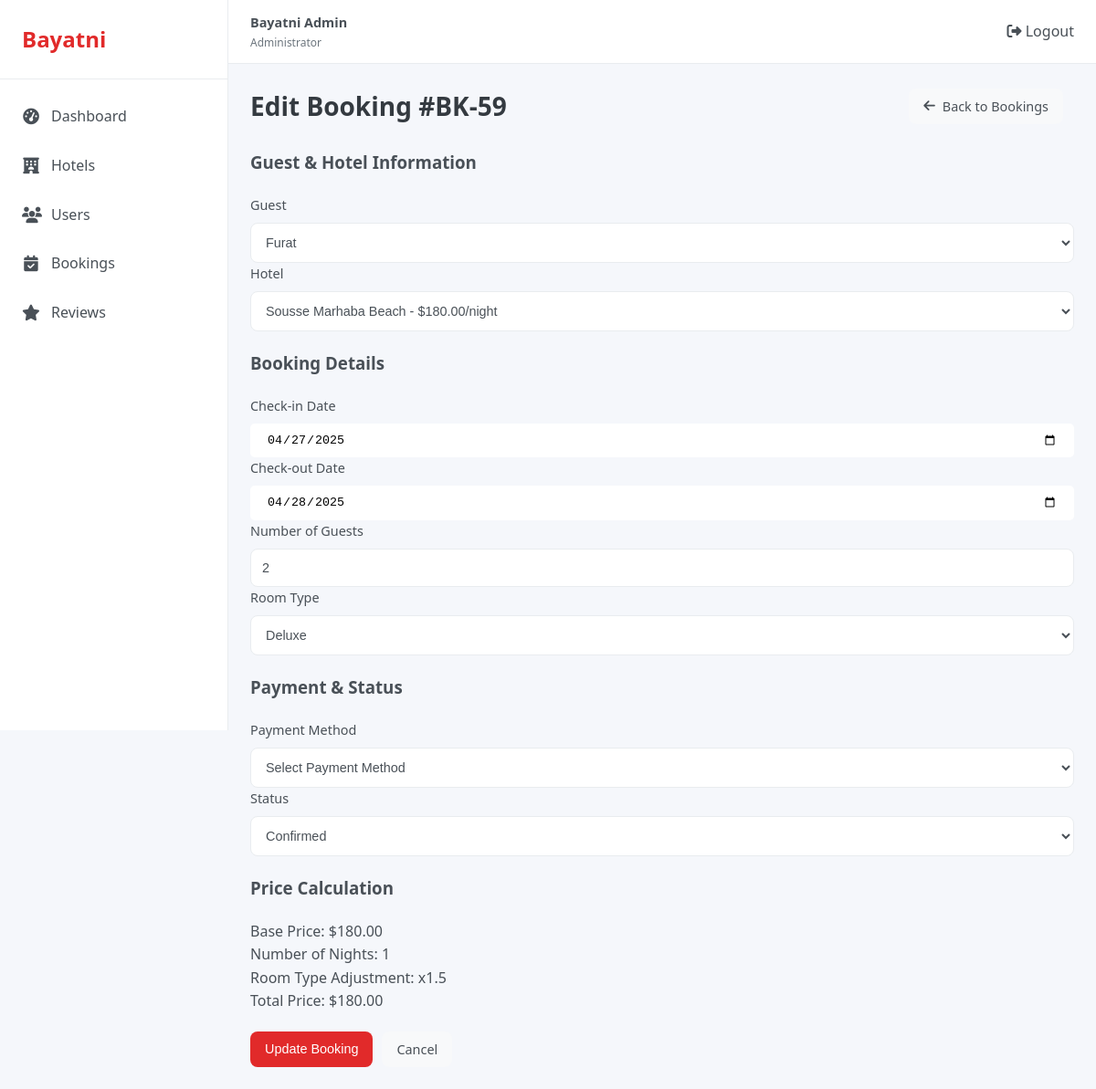
/admin/app/controllers/bookings/booking_edit.php?id=59 (signed in), run on the app's committed database.
### tables this page shows
CREATE TABLE `bookings` (
  `id` int(11) NOT NULL,
  `user_id` int(11) NOT NULL,
  `hotel_id` int(11) NOT NULL,
  `check_in` date NOT NULL,
  `check_out` date NOT NULL,
  `guests` int(2) NOT NULL,
  `room_type` varchar(30) NOT NULL,
  `total_price` decimal(10,2) NOT NULL,
  `booking_date` timestamp NOT NULL DEFAULT current_timestamp(),
  `status` enum('confirmed','pending','cancelled','completed','no_show') NOT NULL DEFAULT 'confirmed',
  `completed_at` timestamp NULL DEFAULT NULL
);

CREATE TABLE `users` (
  `id` int(11) NOT NULL,
  `firstname` varchar(30) NOT NULL,
  `lastname` varchar(30) NOT NULL,
  `fullname` varchar(100) NOT NULL,
  `birthday` date NOT NULL,
  `email` varchar(100) NOT NULL,
  `status` enum('active','suspended') NOT NULL,
  `password` varchar(255) NOT NULL,
  `card_number` varchar(16) NOT NULL,
  `card_name` varchar(100) NOT NULL,
  `card_expire` varchar(5) NOT NULL,
  `card_cvc` varchar(4) NOT NULL,
  `created_at` timestamp NOT NULL DEFAULT current_timestamp(),
  `reset_token` varchar(64) NOT NULL,
  `token_expire` datetime NOT NULL
);

CREATE TABLE `hotels` (
  `id` int(11) NOT NULL,
  `title` varchar(100) NOT NULL,
  `location` varchar(100) NOT NULL,
  `price` decimal(10,2) NOT NULL,
  `rating` int(1) NOT NULL,
  `reviews_count` int(11) NOT NULL DEFAULT 0,
  `region` enum('tunis','hammamet','sousse','djerba','tabarka') NOT NULL,
  `image_url` varchar(255) NOT NULL,
  `features` varchar(255) DEFAULT NULL,
  `created_at` timestamp NOT NULL DEFAULT current_timestamp()
);

### admin/app/controllers/Bookings/booking_edit.php (the view, shortened to what this page needs)
<?php
require_once __DIR__ .'/../../../config/config.php';
$id = intval($_GET['id']);
$query = "SELECT b.*, u.fullname as guest_name, h.title as hotel_name, h.price as hotel_price
          FROM bookings b
          JOIN users u ON b.user_id = u.id
          JOIN hotels h ON b.hotel_id = h.id
          WHERE b.id = ?";
$stmt = $conn->prepare($query);
$stmt->bind_param("i", $id);
$stmt->execute();
$result = $stmt->get_result();
$booking = $result->fetch_assoc();
$usersQuery = "SELECT id, fullname FROM users ORDER BY fullname";
$usersResult = $conn->query($usersQuery);
$users = [];
if ($usersResult) {
    while ($row = $usersResult->fetch_assoc()) {
        $users[] = $row;
    }
}
$hotelsQuery = "SELECT id, title, price FROM hotels ORDER BY title";
$hotelsResult = $conn->query($hotelsQuery);
$hotels = [];
if ($hotelsResult) {
    while ($row = $hotelsResult->fetch_assoc()) {
        $hotels[] = $row;
    }
}
?>
<!DOCTYPE html>
<html lang="en">
<head>
    <link rel="stylesheet" href="../../../public/css/styles.css">
    <link rel="stylesheet" href="https://cdnjs.cloudflare.com/ajax/libs/font-awesome/6.4.0/css/all.min.css">
</head>
<body>
    <div class="dashboard">
    <?php include __DIR__ .'/../../../includes/sidebar.php'; ?>
        <main class="main-content">
        <?php include __DIR__ .'/../../../includes/header.php'; ?>
            <div class="dashboard-content">
                <div class="page-header">
                    <h1>Edit Booking #BK-<?php echo $id; ?></h1>
                    <a href="bookings.php" class="secondary-btn">
                        <i class="fas fa-arrow-left"></i> Back to Bookings
                    </a>
                </div>
                <div class="card">
                    <div class="card-body">
                        <form action="booking_edit.php?id=<?php echo $id; ?>" method="POST" class="form">
                            <div class="form-section">
                                <h3 style="margin-bottom:20px;">Guest & Hotel Information</h3>
                                <div class="form-row">
                                    <div class="form-group col-md-6">
                                        <label for="user_id">Guest</label>
                                        <select id="user_id" name="user_id" class="form-control" required>
                                            <?php foreach ($users as $user): ?>
                                            <option value="<?php echo $user['id']; ?>" <?php echo $booking['user_id'] == $user['id'] ? 'selected' : ''; ?>>
                                                <?php echo htmlspecialchars($user['fullname']); ?>
                                            </option>
                                            <?php endforeach; ?>
                                        </select>
                                    </div>
                                    <div class="form-group col-md-6">
                                        <label for="hotel_id">Hotel</label>
                                        <select id="hotel_id" name="hotel_id" class="form-control" required>
                                            <?php foreach ($hotels as $hotel): ?>
                                            <option value="<?php echo $hotel['id']; ?>" data-price="<?php echo $hotel['price']; ?>" <?php echo $booking['hotel_id'] == $hotel['id'] ? 'selected' : ''; ?>>
                                                <?php echo htmlspecialchars($hotel['title']); ?> - $<?php echo number_format($hotel['price'], 2); ?>/night
                                            </option>
                                            <?php endforeach; ?>
                                        </select>
                                    </div>
                                </div>
                            </div>
                            <div class="form-section">
                                <h3 style="margin-top:20px; margin-bottom:20px;">Booking Details</h3>
                                <div class="form-row">
                                    <div class="form-group col-md-6">
                                        <label for="check_in">Check-in Date</label>
                                        <input type="date" id="check_in" name="check_in" class="form-control" style="padding: 10px 18px; border-radius:5px; border:2px gray;" value="<?php echo htmlspecialchars($booking['check_in']); ?>" required>
                                    </div>
                                    <div class="form-group col-md-6">
                                        <label for="check_out">Check-out Date</label>
                                        <input type="date" id="check_out" name="check_out" class="form-control" style="padding: 10px 18px; border-radius:5px; border:2px gray;" value="<?php echo htmlspecialchars($booking['check_out']); ?>" required>
                                    </div>
                                </div>
                                <div class="form-row">
                                    <div class="form-group col-md-6">
                                        <label for="guests">Number of Guests</label>
                                        <input type="number" id="guests" name="guests" class="form-control" min="1" value="<?php echo htmlspecialchars($booking['guests']); ?>" required>
                                    </div>
                                    <div class="form-group col-md-6">
                                        <label for="room_type">Room Type</label>
                                        <select id="room_type" name="room_type" class="form-control" required>
                                            <option value="deluxe" <?php echo $booking['room_type'] == 'deluxe' ? 'selected' : ''; ?>>Deluxe</option>
                                        </select>
                                    </div>
                                </div>
                            </div>
                            <div class="form-section">
                                <h3 style="margin-top:20px; margin-bottom:20px;">Payment & Status</h3>
                                <div class="form-row">
                                    <div class="form-group col-md-6">
                                        <label for="payment_method">Payment Method</label>
                                        <select id="payment_method" name="payment_method" class="form-control" required>
                                            <option value="">Select Payment Method</option>
                                        </select>
                                    </div>
                                    <div class="form-group col-md-6">
                                        <label for="status">Status</label>
                                        <select id="status" name="status" class="form-control" required>
                                            <option value="confirmed" <?php echo $booking['status'] == 'confirmed' ? 'selected' : ''; ?>>Confirmed</option>
                                        </select>
                                    </div>
                                </div>
                            </div>
                            <div class="form-section">
                                <h3 style="margin-top:20px; margin-bottom:20px;">Price Calculation</h3>
                                <div class="price-calculator">
                                    <div class="price-row">
                                        <span>Base Price:</span>
                                        <span id="base-price">$<?php echo number_format($booking['hotel_price'], 2); ?></span>
                                    </div>
                                    <div class="price-row">
                                        <span>Number of Nights:</span>
                                        <span id="nights-count"><?php
                                            $checkInDate = new DateTime($booking['check_in']);
                                            $checkOutDate = new DateTime($booking['check_out']);
                                            $interval = $checkInDate->diff($checkOutDate);
                                            echo $interval->days;
                                        ?></span>
                                    </div>
                                    <div class="price-row">
                                        <span>Room Type Adjustment:</span>
                                        <span id="room-adjustment">x<?php
                                            $multiplier = 1;
                                            switch ($booking['room_type']) {
                                                case 'deluxe': $multiplier = 1.5; break;
                                            }
                                            echo number_format($multiplier, 1);
                                        ?></span>
                                    </div>
                                    <div class="price-row total">
                                        <span>Total Price:</span>
                                        <span id="total-price">$<?php echo number_format($booking['total_price'], 2); ?></span>
                                    </div>
                                </div>
                            </div>
                            <div class="form-actions">
                                <button type="submit" class="primary-btn">Update Booking</button>
                                <a href="bookings.php" class="secondary-btn">Cancel</a>
                            </div>
                        </form>
                    </div>
                </div>
            </div>
        </main>
    </div>
</body>
</html>

### admin/public/css/styles.css (style rules this page uses)
:root { --primary-color: #e12a2a; --primary-light: #eef2ff; --secondary-color: #6c757d; --success-color: #28a745; --danger-color: #dc3545; --warning-color: #ffc107; --info-color: #17a2b8; --dark-color: #343a40; --light-color: #f8f9fa; --white-color: #ffffff; --sidebar-width: 250px; --header-height: 70px; --border-color: #e9ecef; --text-color: #495057; --text-muted: #6c757d; --shadow-sm: 0 0.125rem 0.25rem rgba(0, 0, 0, 0.075); --shadow: 0 0.5rem 1rem rgba(0, 0, 0, 0.15); --radius: 0.5rem; --transition: all 0.3s ease; }
* { margin: 0; padding: 0; box-sizing: border-box; }
body { font-family: 'Segoe UI', Tahoma, Geneva, Verdana, sans-serif; background-color: #f5f7fb; color: var(--text-color); line-height: 1.6; }
a { text-decoration: none; color: inherit; }
button { cursor: pointer; border: none; background: none; }
.dashboard { display: flex; min-height: 100vh; }
.main-content { flex: 1; margin-left: var(--sidebar-width); transition: var(--transition); }
.form-actions { display: flex; flex-direction: row; gap: 10px; margin-top: 20px; }
.dashboard-content { padding: 1.5rem; }
.page-header { display: flex; justify-content: space-between; align-items: center; margin-bottom: 1.5rem; }
.page-header h1 { font-size: 1.75rem; font-weight: 600; color: var(--dark-color); }
.primary-btn { background-color: var(--primary-color); color: var(--white-color); border-radius: var(--radius); padding: 0.5rem 1rem; font-size: 0.9rem; font-weight: 500; display: flex; align-items: center; transition: var(--transition); }
.secondary-btn { background-color: var(--light-color); color: var(--text-color); border-radius: var(--radius); padding: 0.5rem 1rem; font-size: 0.9rem; font-weight: 500; display: flex; align-items: center; transition: var(--transition); margin-right: 0.75rem; }
.secondary-btn i { margin-right: 0.5rem; }
.form-group { display: flex; flex-direction: column; }
.form-group label { font-size: 0.9rem; font-weight: 500; margin-bottom: 0.5rem; color: var(--text-color); }
.form-group input[type="text"], .form-group input[type="email"], .form-group input[type="password"], .form-group input[type="number"], .form-group input[type="url"], .form-group input[type="time"], .form-group select, .form-group textarea { padding: 0.75rem; border: 1px solid var(--border-color); border-radius: var(--radius); font-size: 0.9rem; color: var(--text-color); background-color: var(--white-color); outline: none; transition: var(--transition); }

### data on the page
bookings: user_id "Furat", hotel_id "Sousse Marhaba Beach - $180.00/night", check_in "04/27/2025", check_out "04/28/2025", guests "2", room_type "Deluxe", status "Confirmed", hotel.price "180.00", check_in+check_out "1", room_type "1.5", total_price "180.00"

### other printed values
$id "59"
